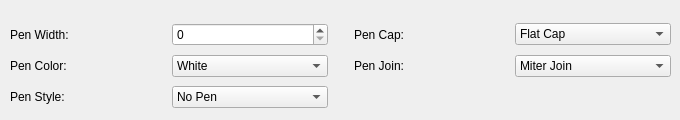
      <widget class="QWidget" name="pen_tab">
       <attribute name="title">
        <string>Pen</string>
       </attribute>
       <widget class="QWidget" name="gridLayoutWidget">
        <property name="geometry">
         <rect>
          <x>10</x>
          <y>20</y>
          <width>661</width>
          <height>91</height>
         </rect>
        </property>
        <layout class="QGridLayout" name="pen_grid">
         <property name="sizeConstraint">
          <enum>QLayout::SetNoConstraint</enum>
         </property>
         <item row="2" column="0">
          <widget class="QLabel" name="pen_style_label">
           <property name="text">
            <string>Pen Style: </string>
           </property>
           <property name="buddy">
            <cstring>pen_style</cstring>
           </property>
          </widget>
         </item>
         <item row="1" column="3">
          <widget class="QLabel" name="pen_join_label">
           <property name="text">
            <string>Pen Join: </string>
           </property>
           <property name="buddy">
            <cstring>pen_join</cstring>
           </property>
          </widget>
         </item>
         <item row="1" column="2">
          <spacer name="horizontalSpacer">
           <property name="orientation">
            <enum>Qt::Horizontal</enum>
           </property>
           <property name="sizeType">
            <enum>QSizePolicy::Minimum</enum>
           </property>
           <property name="sizeHint" stdset="0">
            <size>
             <width>20</width>
             <height>20</height>
            </size>
           </property>
          </spacer>
         </item>
         <item row="0" column="0">
          <widget class="QLabel" name="pen_width_label">
           <property name="text">
            <string>Pen Width: </string>
           </property>
           <property name="buddy">
            <cstring>pen_width</cstring>
           </property>
          </widget>
         </item>
         <item row="1" column="0">
          <widget class="QLabel" name="pen_color_label">
           <property name="text">
            <string>Pen Color: </string>
           </property>
           <property name="buddy">
            <cstring>pen_color</cstring>
           </property>
          </widget>
         </item>
         <item row="0" column="3">
          <widget class="QLabel" name="pen_cap_label">
           <property name="text">
            <string>Pen Cap: </string>
           </property>
           <property name="buddy">
            <cstring>pen_cap</cstring>
           </property>
          </widget>
         </item>
         <item row="1" column="1">
          <widget class="QComboBox" name="pen_color">
           <property name="currentIndex">
            <number>0</number>
           </property>
           <item>
            <property name="text">
             <string>White</string>
            </property>
           </item>
           <item>
            <property name="text">
             <string>Black</string>
            </property>
           </item>
           <item>
            <property name="text">
             <string>Red</string>
            </property>
           </item>
           <item>
            <property name="text">
             <string>Green</string>
            </property>
           </item>
           <item>
            <property name="text">
             <string>Blue</string>
            </property>
           </item>
           <item>
            <property name="text">
             <string>Cyan</string>
            </property>
           </item>
           <item>
            <property name="text">
             <string>Magenta</string>
            </property>
           </item>
           <item>
            <property name="text">
             <string>Yellow</string>
            </property>
           </item>
           <item>
            <property name="text">
             <string>Gray</string>
            </property>
           </item>
          </widget>
         </item>
         <item row="0" column="1">
          <widget class="QSpinBox" name="pen_width">
           <property name="maximum">
            <number>20</number>
           </property>
          </widget>
         </item>
         <item row="2" column="1">
          <widget class="QComboBox" name="pen_style">
           <item>
            <property name="text">
             <string>No Pen</string>
            </property>
           </item>
           <item>
            <property name="text">
             <string>Solid Line</string>
            </property>
           </item>
           <item>
            <property name="text">
             <string>Dash Line</string>
            </property>
           </item>
           <item>
            <property name="text">
             <string>Dot Line</string>
            </property>
           </item>
           <item>
            <property name="text">
             <string>Dash Dot Line</string>
            </property>
           </item>
           <item>
            <property name="text">
             <string>Dash Dot Dot Line</string>
            </property>
           </item>
          </widget>
         </item>
         <item row="1" column="4">
          <widget class="QComboBox" name="pen_join">
           <item>
            <property name="text">
             <string>Miter Join</string>
            </property>
           </item>
           <item>
            <property name="text">
             <string>Bevel Join</string>
            </property>
           </item>
           <item>
            <property name="text">
             <string>Round Join</string>
            </property>
           </item>
          </widget>
         </item>
         <item row="0" column="4">
          <widget class="QComboBox" name="pen_cap">
           <item>
            <property name="text">
             <string>Flat Cap</string>
            </property>
           </item>
           <item>
            <property name="text">
             <string>Square Cap</string>
            </property>
           </item>
           <item>
            <property name="text">
             <string>Round Cap</string>
            </property>
           </item>
          </widget>
         </item>
        </layout>
       </widget>
      </widget>
